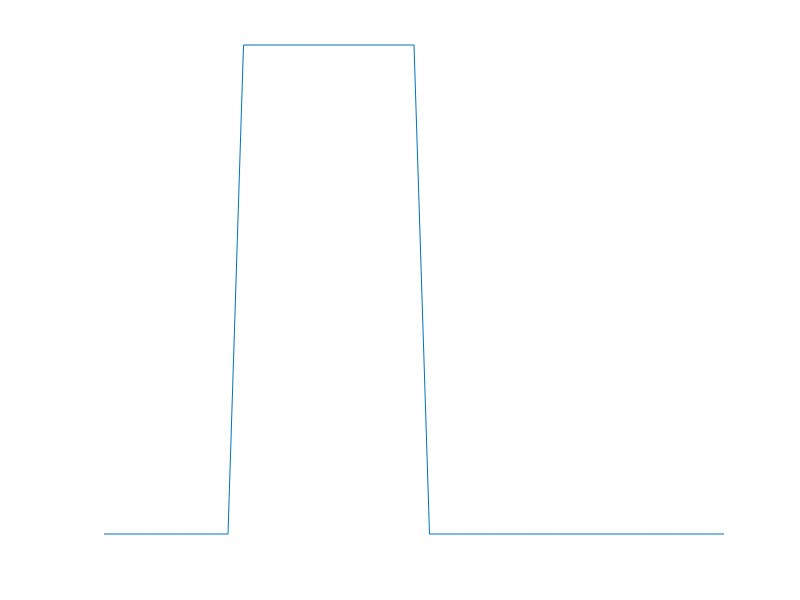

MATLAB code for this plot: (Note: this script raises an error after producing the figure.)
L = 2;
nx = 41;
dx = L/(nx-1);

T = 0.625;
nt = 25;
dt = T/nt;

u = ones(1, nx);
u(fix(.5/dx):fix(1/dx+1)) = 2;
x = 0:dx:2.0;
plot(x,u)
set(gca,'nextplot','replacechildren','visible','off')
f=getframe;
[im,map] = rgb2ind(f.cdata,256,'nodither');
im(1,1,1,nt) = 0;

I = 2:nx;
for t=1:nt
    up = u;
    u(I) = up(I) - up(I)*dt/dx.*(up(I) - up(I-1));
    plot(x,u);
    f=getframe;
    im(:,:,1,t) = rgb2ind(f.cdata,map,'nodither');
end

imwrite(im,map,'wave2.gif','DelayTime',0.3,'LoopCount',1)